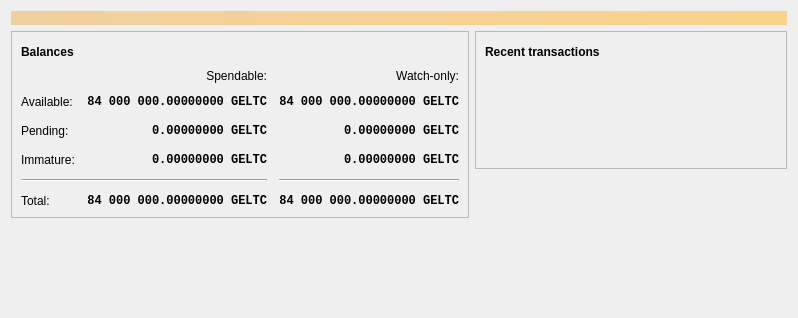
<?xml version="1.0" encoding="UTF-8"?>
<ui version="4.0">
 <class>OverviewPage</class>
 <widget class="QWidget" name="OverviewPage">
  <property name="geometry">
   <rect>
    <x>0</x>
    <y>0</y>
    <width>798</width>
    <height>318</height>
   </rect>
  </property>
  <property name="windowTitle">
   <string>Form</string>
  </property>
  <layout class="QVBoxLayout" name="topLayout">
   <item>
    <widget class="QLabel" name="labelAlerts">
     <property name="visible">
      <bool>false</bool>
     </property>
     <property name="styleSheet">
      <string notr="true">QLabel { background-color: qlineargradient(x1: 0, y1: 0, x2: 1, y2: 0, stop:0 #F0D0A0, stop:1 #F8D488); color:#000000; }</string>
     </property>
     <property name="wordWrap">
      <bool>true</bool>
     </property>
     <property name="margin">
      <number>3</number>
     </property>
     <property name="textInteractionFlags">
      <set>Qt::TextSelectableByMouse</set>
     </property>
    </widget>
   </item>
   <item>
    <layout class="QHBoxLayout" name="horizontalLayout" stretch="1,1">
     <item>
      <layout class="QVBoxLayout" name="verticalLayout_2">
       <item>
        <widget class="QFrame" name="frame">
         <property name="frameShape">
          <enum>QFrame::StyledPanel</enum>
         </property>
         <property name="frameShadow">
          <enum>QFrame::Raised</enum>
         </property>
         <layout class="QVBoxLayout" name="verticalLayout_4">
          <item>
           <layout class="QHBoxLayout" name="horizontalLayout_4">
            <item>
             <widget class="QLabel" name="label_5">
              <property name="font">
               <font>
                <weight>75</weight>
                <bold>true</bold>
               </font>
              </property>
              <property name="text">
               <string>Balances</string>
              </property>
             </widget>
            </item>
            <item>
             <widget class="QPushButton" name="labelWalletStatus">
              <property name="enabled">
               <bool>true</bool>
              </property>
              <property name="maximumSize">
               <size>
                <width>30</width>
                <height>16777215</height>
               </size>
              </property>
              <property name="toolTip">
               <string>The displayed information may be out of date. Your wallet automatically synchronizes with the Geltcoin network after a connection is established, but this process has not completed yet.</string>
              </property>
              <property name="text">
               <string/>
              </property>
              <property name="icon">
               <iconset resource="../bitcoin.qrc">
                <normaloff>:/icons/warning</normaloff>
                <disabledoff>:/icons/warning</disabledoff>:/icons/warning</iconset>
              </property>
              <property name="iconSize">
               <size>
                <width>24</width>
                <height>24</height>
               </size>
              </property>
              <property name="flat">
               <bool>true</bool>
              </property>
             </widget>
            </item>
            <item>
             <spacer name="horizontalSpacer_3">
              <property name="orientation">
               <enum>Qt::Horizontal</enum>
              </property>
              <property name="sizeHint" stdset="0">
               <size>
                <width>40</width>
                <height>20</height>
               </size>
              </property>
             </spacer>
            </item>
           </layout>
          </item>
          <item>
           <layout class="QGridLayout" name="gridLayout">
            <property name="spacing">
             <number>12</number>
            </property>
            <item row="2" column="2">
             <widget class="QLabel" name="labelWatchPending">
              <property name="font">
               <font>
                <family>Monospace</family>
                <weight>75</weight>
                <bold>true</bold>
               </font>
              </property>
              <property name="cursor">
               <cursorShape>IBeamCursor</cursorShape>
              </property>
              <property name="toolTip">
               <string>Unconfirmed transactions to watch-only addresses</string>
              </property>
              <property name="text">
               <string notr="true">0.00000000 GELTC</string>
              </property>
              <property name="alignment">
               <set>Qt::AlignRight|Qt::AlignTrailing|Qt::AlignVCenter</set>
              </property>
              <property name="textInteractionFlags">
               <set>Qt::LinksAccessibleByMouse|Qt::TextSelectableByKeyboard|Qt::TextSelectableByMouse</set>
              </property>
             </widget>
            </item>
            <item row="2" column="1">
             <widget class="QLabel" name="labelUnconfirmed">
              <property name="font">
               <font>
                <family>Monospace</family>
                <weight>75</weight>
                <bold>true</bold>
               </font>
              </property>
              <property name="cursor">
               <cursorShape>IBeamCursor</cursorShape>
              </property>
              <property name="toolTip">
               <string>Total of transactions that have yet to be confirmed, and do not yet count toward the spendable balance</string>
              </property>
              <property name="text">
               <string notr="true">0.00000000 GELTC</string>
              </property>
              <property name="alignment">
               <set>Qt::AlignRight|Qt::AlignTrailing|Qt::AlignVCenter</set>
              </property>
              <property name="textInteractionFlags">
               <set>Qt::LinksAccessibleByMouse|Qt::TextSelectableByKeyboard|Qt::TextSelectableByMouse</set>
              </property>
             </widget>
            </item>
            <item row="3" column="2">
             <widget class="QLabel" name="labelWatchImmature">
              <property name="font">
               <font>
                <family>Monospace</family>
                <weight>75</weight>
                <bold>true</bold>
               </font>
              </property>
              <property name="cursor">
               <cursorShape>IBeamCursor</cursorShape>
              </property>
              <property name="toolTip">
               <string>Mined balance in watch-only addresses that has not yet matured</string>
              </property>
              <property name="text">
               <string notr="true">0.00000000 GELTC</string>
              </property>
              <property name="alignment">
               <set>Qt::AlignRight|Qt::AlignTrailing|Qt::AlignVCenter</set>
              </property>
              <property name="textInteractionFlags">
               <set>Qt::LinksAccessibleByMouse|Qt::TextSelectableByKeyboard|Qt::TextSelectableByMouse</set>
              </property>
             </widget>
            </item>
            <item row="4" column="0" colspan="2">
             <widget class="Line" name="line">
              <property name="orientation">
               <enum>Qt::Horizontal</enum>
              </property>
             </widget>
            </item>
            <item row="4" column="2">
             <widget class="Line" name="lineWatchBalance">
              <property name="sizePolicy">
               <sizepolicy hsizetype="Preferred" vsizetype="Fixed">
                <horstretch>0</horstretch>
                <verstretch>0</verstretch>
               </sizepolicy>
              </property>
              <property name="minimumSize">
               <size>
                <width>140</width>
                <height>0</height>
               </size>
              </property>
              <property name="orientation">
               <enum>Qt::Horizontal</enum>
              </property>
             </widget>
            </item>
            <item row="5" column="0">
             <widget class="QLabel" name="labelTotalText">
              <property name="text">
               <string>Total:</string>
              </property>
             </widget>
            </item>
            <item row="3" column="1">
             <widget class="QLabel" name="labelImmature">
              <property name="font">
               <font>
                <family>Monospace</family>
                <weight>75</weight>
                <bold>true</bold>
               </font>
              </property>
              <property name="cursor">
               <cursorShape>IBeamCursor</cursorShape>
              </property>
              <property name="toolTip">
               <string>Mined balance that has not yet matured</string>
              </property>
              <property name="text">
               <string notr="true">0.00000000 GELTC</string>
              </property>
              <property name="alignment">
               <set>Qt::AlignRight|Qt::AlignTrailing|Qt::AlignVCenter</set>
              </property>
              <property name="textInteractionFlags">
               <set>Qt::LinksAccessibleByMouse|Qt::TextSelectableByKeyboard|Qt::TextSelectableByMouse</set>
              </property>
             </widget>
            </item>
            <item row="2" column="3">
             <spacer name="horizontalSpacer_2">
              <property name="orientation">
               <enum>Qt::Horizontal</enum>
              </property>
              <property name="sizeHint" stdset="0">
               <size>
                <width>40</width>
                <height>20</height>
               </size>
              </property>
             </spacer>
            </item>
            <item row="3" column="0">
             <widget class="QLabel" name="labelImmatureText">
              <property name="text">
               <string>Immature:</string>
              </property>
             </widget>
            </item>
            <item row="5" column="1">
             <widget class="QLabel" name="labelTotal">
              <property name="font">
               <font>
                <family>Monospace</family>
                <weight>75</weight>
                <bold>true</bold>
               </font>
              </property>
              <property name="cursor">
               <cursorShape>IBeamCursor</cursorShape>
              </property>
              <property name="toolTip">
               <string>Your current total balance</string>
              </property>
              <property name="text">
               <string notr="true">84 000 000.00000000 GELTC</string>
              </property>
              <property name="alignment">
               <set>Qt::AlignRight|Qt::AlignTrailing|Qt::AlignVCenter</set>
              </property>
              <property name="textInteractionFlags">
               <set>Qt::LinksAccessibleByMouse|Qt::TextSelectableByKeyboard|Qt::TextSelectableByMouse</set>
              </property>
             </widget>
            </item>
            <item row="5" column="2">
             <widget class="QLabel" name="labelWatchTotal">
              <property name="font">
               <font>
                <family>Monospace</family>
                <weight>75</weight>
                <bold>true</bold>
               </font>
              </property>
              <property name="cursor">
               <cursorShape>IBeamCursor</cursorShape>
              </property>
              <property name="toolTip">
               <string>Current total balance in watch-only addresses</string>
              </property>
              <property name="text">
               <string notr="true">84 000 000.00000000 GELTC</string>
              </property>
              <property name="alignment">
               <set>Qt::AlignRight|Qt::AlignTrailing|Qt::AlignVCenter</set>
              </property>
              <property name="textInteractionFlags">
               <set>Qt::LinksAccessibleByMouse|Qt::TextSelectableByKeyboard|Qt::TextSelectableByMouse</set>
              </property>
             </widget>
            </item>
            <item row="0" column="2">
             <widget class="QLabel" name="labelWatchonly">
              <property name="text">
               <string>Watch-only:</string>
              </property>
              <property name="alignment">
               <set>Qt::AlignRight|Qt::AlignTrailing|Qt::AlignVCenter</set>
              </property>
             </widget>
            </item>
            <item row="1" column="0">
             <widget class="QLabel" name="labelBalanceText">
              <property name="text">
               <string>Available:</string>
              </property>
             </widget>
            </item>
            <item row="1" column="1">
             <widget class="QLabel" name="labelBalance">
              <property name="font">
               <font>
                <family>Monospace</family>
                <weight>75</weight>
                <bold>true</bold>
               </font>
              </property>
              <property name="cursor">
               <cursorShape>IBeamCursor</cursorShape>
              </property>
              <property name="toolTip">
               <string>Your current spendable balance</string>
              </property>
              <property name="text">
               <string notr="true">84 000 000.00000000 GELTC</string>
              </property>
              <property name="alignment">
               <set>Qt::AlignRight|Qt::AlignTrailing|Qt::AlignVCenter</set>
              </property>
              <property name="textInteractionFlags">
               <set>Qt::LinksAccessibleByMouse|Qt::TextSelectableByKeyboard|Qt::TextSelectableByMouse</set>
              </property>
             </widget>
            </item>
            <item row="1" column="2">
             <widget class="QLabel" name="labelWatchAvailable">
              <property name="font">
               <font>
                <family>Monospace</family>
                <weight>75</weight>
                <bold>true</bold>
               </font>
              </property>
              <property name="cursor">
               <cursorShape>IBeamCursor</cursorShape>
              </property>
              <property name="toolTip">
               <string>Your current balance in watch-only addresses</string>
              </property>
              <property name="text">
               <string notr="true">84 000 000.00000000 GELTC</string>
              </property>
              <property name="alignment">
               <set>Qt::AlignRight|Qt::AlignTrailing|Qt::AlignVCenter</set>
              </property>
              <property name="textInteractionFlags">
               <set>Qt::LinksAccessibleByMouse|Qt::TextSelectableByKeyboard|Qt::TextSelectableByMouse</set>
              </property>
             </widget>
            </item>
            <item row="2" column="0">
             <widget class="QLabel" name="labelPendingText">
              <property name="text">
               <string>Pending:</string>
              </property>
             </widget>
            </item>
            <item row="0" column="1">
             <widget class="QLabel" name="labelSpendable">
              <property name="text">
               <string>Spendable:</string>
              </property>
              <property name="alignment">
               <set>Qt::AlignRight|Qt::AlignTrailing|Qt::AlignVCenter</set>
              </property>
             </widget>
            </item>
           </layout>
          </item>
         </layout>
        </widget>
       </item>
       <item>
        <spacer name="verticalSpacer">
         <property name="orientation">
          <enum>Qt::Vertical</enum>
         </property>
         <property name="sizeHint" stdset="0">
          <size>
           <width>20</width>
           <height>40</height>
          </size>
         </property>
        </spacer>
       </item>
      </layout>
     </item>
     <item>
      <layout class="QVBoxLayout" name="verticalLayout_3">
       <item>
        <widget class="QFrame" name="frame_2">
         <property name="frameShape">
          <enum>QFrame::StyledPanel</enum>
         </property>
         <property name="frameShadow">
          <enum>QFrame::Raised</enum>
         </property>
         <layout class="QVBoxLayout" name="verticalLayout">
          <item>
           <layout class="QHBoxLayout" name="horizontalLayout_2">
            <item>
             <widget class="QLabel" name="label_4">
              <property name="font">
               <font>
                <weight>75</weight>
                <bold>true</bold>
               </font>
              </property>
              <property name="text">
               <string>Recent transactions</string>
              </property>
             </widget>
            </item>
            <item>
             <widget class="QPushButton" name="labelTransactionsStatus">
              <property name="enabled">
               <bool>true</bool>
              </property>
              <property name="maximumSize">
               <size>
                <width>30</width>
                <height>16777215</height>
               </size>
              </property>
              <property name="toolTip">
               <string>The displayed information may be out of date. Your wallet automatically synchronizes with the Geltcoin network after a connection is established, but this process has not completed yet.</string>
              </property>
              <property name="text">
               <string/>
              </property>
              <property name="icon">
               <iconset resource="../bitcoin.qrc">
                <normaloff>:/icons/warning</normaloff>
                <disabledoff>:/icons/warning</disabledoff>:/icons/warning</iconset>
              </property>
              <property name="iconSize">
               <size>
                <width>24</width>
                <height>24</height>
               </size>
              </property>
              <property name="flat">
               <bool>true</bool>
              </property>
             </widget>
            </item>
            <item>
             <spacer name="horizontalSpacer">
              <property name="orientation">
               <enum>Qt::Horizontal</enum>
              </property>
              <property name="sizeHint" stdset="0">
               <size>
                <width>40</width>
                <height>20</height>
               </size>
              </property>
             </spacer>
            </item>
           </layout>
          </item>
          <item>
           <widget class="TransactionOverviewWidget" name="listTransactions">
            <property name="styleSheet">
             <string notr="true">QListView { background: transparent; }</string>
            </property>
            <property name="frameShape">
             <enum>QFrame::NoFrame</enum>
            </property>
            <property name="verticalScrollBarPolicy">
             <enum>Qt::ScrollBarAlwaysOff</enum>
            </property>
            <property name="horizontalScrollBarPolicy">
             <enum>Qt::ScrollBarAlwaysOff</enum>
            </property>
            <property name="sizeAdjustPolicy">
             <enum>QAbstractScrollArea::AdjustToContents</enum>
            </property>
            <property name="selectionMode">
             <enum>QAbstractItemView::NoSelection</enum>
            </property>
            <property name="uniformItemSizes">
             <bool>true</bool>
            </property>
           </widget>
          </item>
         </layout>
        </widget>
       </item>
       <item>
        <spacer name="verticalSpacer_2">
         <property name="orientation">
          <enum>Qt::Vertical</enum>
         </property>
         <property name="sizeHint" stdset="0">
          <size>
           <width>20</width>
           <height>40</height>
          </size>
         </property>
        </spacer>
       </item>
      </layout>
     </item>
    </layout>
   </item>
  </layout>
 </widget>
 <customwidgets>
  <customwidget>
   <class>TransactionOverviewWidget</class>
   <extends>QListView</extends>
   <header>qt/transactionoverviewwidget.h</header>
  </customwidget>
 </customwidgets>
 <resources/>
 <connections/>
</ui>
